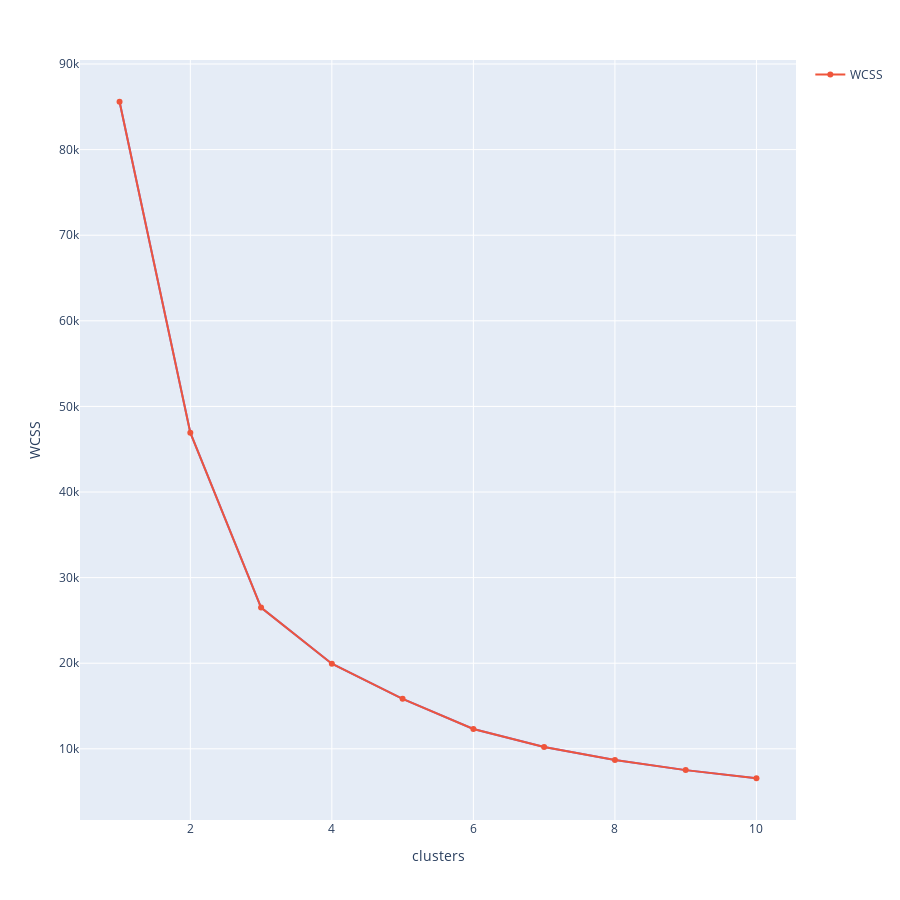

Source (notebook cell):
### Code cell
fig = px.line(out, x='clusters', y='WCSS',height=900)
fig.add_trace(go.Scatter(x=out['clusters'], y=out['WCSS'], name='WCSS'))

### Figure 1 — Plotly figure (JSON) as saved in the notebook; plotly's stock layout.template omitted (floating-point values rounded to 4 significant figures)
{"data": [{"hovertemplate": "clusters=%{x}<br>WCSS=%{y}<extra></extra>", "legendgroup": "", "line": {"color": "#636efa", "dash": "solid"}, "marker": {"symbol": "circle"}, "mode": "lines", "name": "", "orientation": "v", "showlegend": false, "type": "scatter", "x": [1, 2, 3, 4, 5, 6, 7, 8, 9, 10], "xaxis": "x", "y": [85590.0, 46940.0, 26510.0, 19950.0, 15840.0, 12320.0, 10210.0, 8704.0, 7512.0, 6562.0], "yaxis": "y"}, {"name": "WCSS", "type": "scatter", "x": [1, 2, 3, 4, 5, 6, 7, 8, 9, 10], "y": [85590.0, 46940.0, 26510.0, 19950.0, 15840.0, 12320.0, 10210.0, 8704.0, 7512.0, 6562.0]}], "layout": {"height": 900, "legend": {"tracegroupgap": 0}, "margin": {"t": 60}, "xaxis": {"anchor": "y", "domain": [0, 1], "title": {"text": "clusters"}}, "yaxis": {"anchor": "x", "domain": [0, 1], "title": {"text": "WCSS"}}}}
